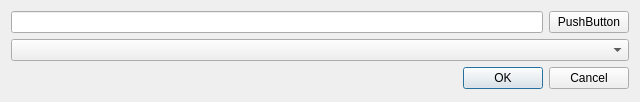
<?xml version="1.0" encoding="UTF-8"?>
<ui version="4.0">
    <class>Dialog</class>
    <widget class="QDialog" name="Dialog">
        <property name="geometry">
            <rect>
                <x>0</x>
                <y>0</y>
                <width>640</width>
                <height>102</height>
            </rect>
        </property>
        <property name="windowTitle">
            <string>Dialog</string>
        </property>
        <layout class="QVBoxLayout" name="verticalLayout">
            <item>
                <layout class="QHBoxLayout" name="horizontalLayout">
                    <item>
                        <widget class="QLineEdit" name="lineEdit"/>
                    </item>
                    <item>
                        <widget class="QPushButton" name="pushButton">
                            <property name="text">
                                <string>PushButton</string>
                            </property>
                        </widget>
                    </item>
                </layout>
            </item>
            <item>
                <widget class="QComboBox" name="comboBox"/>
            </item>
            <item>
                <widget class="QDialogButtonBox" name="buttonBox">
                    <property name="orientation">
                        <enum>Qt::Horizontal</enum>
                    </property>
                    <property name="standardButtons">
                        <set>QDialogButtonBox::Cancel|QDialogButtonBox::Ok</set>
                    </property>
                </widget>
            </item>
        </layout>
    </widget>
    <resources/>
    <connections>
        <connection>
            <sender>buttonBox</sender>
            <signal>accepted()</signal>
            <receiver>Dialog</receiver>
            <slot>accept()</slot>
            <hints>
                <hint type="sourcelabel">
                    <x>248</x>
                    <y>254</y>
                </hint>
                <hint type="destinationlabel">
                    <x>157</x>
                    <y>274</y>
                </hint>
            </hints>
        </connection>
        <connection>
            <sender>buttonBox</sender>
            <signal>rejected()</signal>
            <receiver>Dialog</receiver>
            <slot>reject()</slot>
            <hints>
                <hint type="sourcelabel">
                    <x>316</x>
                    <y>260</y>
                </hint>
                <hint type="destinationlabel">
                    <x>286</x>
                    <y>274</y>
                </hint>
            </hints>
        </connection>
    </connections>
</ui>
